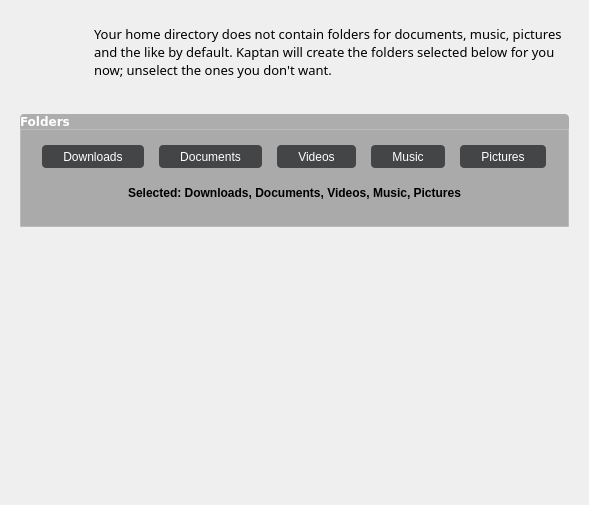
<?xml version="1.0" encoding="UTF-8"?>
<ui version="4.0">
 <class>folderWidget</class>
 <widget class="QWidget" name="folderWidget">
  <property name="geometry">
   <rect>
    <x>0</x>
    <y>0</y>
    <width>589</width>
    <height>505</height>
   </rect>
  </property>
  <property name="windowTitle">
   <string>Home Folder</string>
  </property>
  <property name="styleSheet">
   <string notr="true"/>
  </property>
  <layout class="QGridLayout" name="gridLayout">
   <property name="margin">
    <number>20</number>
   </property>
   <property name="spacing">
    <number>0</number>
   </property>
   <item row="3" column="0">
    <layout class="QVBoxLayout" name="verticalLayout_3">
     <item>
      <widget class="QGroupBox" name="groupBoxFolders">
       <property name="sizePolicy">
        <sizepolicy hsizetype="Expanding" vsizetype="Preferred">
         <horstretch>0</horstretch>
         <verstretch>0</verstretch>
        </sizepolicy>
       </property>
       <property name="font">
        <font>
         <family>Sans Serif</family>
         <pointsize>10</pointsize>
         <weight>75</weight>
         <bold>true</bold>
        </font>
       </property>
       <property name="autoFillBackground">
        <bool>false</bool>
       </property>
       <property name="styleSheet">
        <string notr="true">#groupBoxFolders{
    background-color: rgb(170, 170, 170);
    border: 1px solid rgba(255,255,255,50);
}

QTextEdit{
    background-color: rgb(170, 170, 170);
    color: rgb(0,0,0);
    border: 0px;
}

QToolButton{
	padding: 3px 10px 3px 10px;
	color: white;
	border:0px;
	border-radius:4px;
	background-color: rgb(68, 69, 70);
}

QToolButton::flat{
	border:1px solid  rgb(68, 69, 70);
	border-radius:4px;
	background-color: rgb(68, 69, 70);
}

QToolButton::flat:hover{
	border:1px solid rgba(0, 0, 0, 100);
	border-radius:4px;
	background-color: rgb(0, 172, 255);
}

QToolButton::flat:pressed{
	border:1px solid rgba(0, 0, 0, 100);
	border-radius:4px;
	background-color: rgb(106, 114, 128);
}</string>
       </property>
       <property name="title">
        <string/>
       </property>
       <property name="flat">
        <bool>true</bool>
       </property>
       <layout class="QVBoxLayout" name="verticalLayout">
        <property name="margin">
         <number>10</number>
        </property>
        <item>
         <layout class="QHBoxLayout" name="horizontalLayout_3">
          <item>
           <widget class="QToolButton" name="downloadFolderButton">
            <property name="text">
             <string>  Downloads  </string>
            </property>
            <property name="icon">
             <iconset theme="folder-downloads">
              <normaloff/>
             </iconset>
            </property>
            <property name="iconSize">
             <size>
              <width>64</width>
              <height>64</height>
             </size>
            </property>
            <property name="checkable">
             <bool>true</bool>
            </property>
            <property name="toolButtonStyle">
             <enum>Qt::ToolButtonTextUnderIcon</enum>
            </property>
            <property name="autoRaise">
             <bool>true</bool>
            </property>
           </widget>
          </item>
          <item>
           <widget class="QToolButton" name="documentsFolderButton">
            <property name="text">
             <string>  Documents  </string>
            </property>
            <property name="icon">
             <iconset theme="folder-documents">
              <normaloff/>
             </iconset>
            </property>
            <property name="iconSize">
             <size>
              <width>64</width>
              <height>64</height>
             </size>
            </property>
            <property name="checkable">
             <bool>true</bool>
            </property>
            <property name="toolButtonStyle">
             <enum>Qt::ToolButtonTextUnderIcon</enum>
            </property>
            <property name="autoRaise">
             <bool>true</bool>
            </property>
           </widget>
          </item>
          <item>
           <widget class="QToolButton" name="videoFolderButton">
            <property name="text">
             <string>  Videos  </string>
            </property>
            <property name="icon">
             <iconset theme="folder-video">
              <normaloff/>
             </iconset>
            </property>
            <property name="iconSize">
             <size>
              <width>64</width>
              <height>64</height>
             </size>
            </property>
            <property name="checkable">
             <bool>true</bool>
            </property>
            <property name="toolButtonStyle">
             <enum>Qt::ToolButtonTextUnderIcon</enum>
            </property>
            <property name="autoRaise">
             <bool>true</bool>
            </property>
           </widget>
          </item>
          <item>
           <widget class="QToolButton" name="musicFolderButton">
            <property name="text">
             <string>  Music  </string>
            </property>
            <property name="icon">
             <iconset theme="folder-sound">
              <normaloff/>
             </iconset>
            </property>
            <property name="iconSize">
             <size>
              <width>64</width>
              <height>64</height>
             </size>
            </property>
            <property name="checkable">
             <bool>true</bool>
            </property>
            <property name="toolButtonStyle">
             <enum>Qt::ToolButtonTextUnderIcon</enum>
            </property>
            <property name="autoRaise">
             <bool>true</bool>
            </property>
           </widget>
          </item>
          <item>
           <widget class="QToolButton" name="pictureFolderButton">
            <property name="text">
             <string>  Pictures  </string>
            </property>
            <property name="icon">
             <iconset theme="folder-image">
              <normaloff/>
             </iconset>
            </property>
            <property name="iconSize">
             <size>
              <width>64</width>
              <height>64</height>
             </size>
            </property>
            <property name="checkable">
             <bool>true</bool>
            </property>
            <property name="popupMode">
             <enum>QToolButton::DelayedPopup</enum>
            </property>
            <property name="toolButtonStyle">
             <enum>Qt::ToolButtonTextUnderIcon</enum>
            </property>
            <property name="autoRaise">
             <bool>false</bool>
            </property>
           </widget>
          </item>
         </layout>
        </item>
        <item>
         <spacer name="verticalSpacer">
          <property name="orientation">
           <enum>Qt::Vertical</enum>
          </property>
          <property name="sizeType">
           <enum>QSizePolicy::Minimum</enum>
          </property>
          <property name="sizeHint" stdset="0">
           <size>
            <width>20</width>
            <height>8</height>
           </size>
          </property>
         </spacer>
        </item>
        <item>
         <widget class="QTextEdit" name="textEdit">
          <property name="sizePolicy">
           <sizepolicy hsizetype="Expanding" vsizetype="Minimum">
            <horstretch>0</horstretch>
            <verstretch>0</verstretch>
           </sizepolicy>
          </property>
          <property name="minimumSize">
           <size>
            <width>0</width>
            <height>32</height>
           </size>
          </property>
          <property name="maximumSize">
           <size>
            <width>16777215</width>
            <height>32</height>
           </size>
          </property>
          <property name="html">
           <string>&lt;!DOCTYPE HTML PUBLIC &quot;-//W3C//DTD HTML 4.0//EN&quot; &quot;http://www.w3.org/TR/REC-html40/strict.dtd&quot;&gt;
&lt;html&gt;&lt;head&gt;&lt;meta name=&quot;qrichtext&quot; content=&quot;1&quot; /&gt;&lt;style type=&quot;text/css&quot;&gt;
p, li { white-space: pre-wrap; }
&lt;/style&gt;&lt;/head&gt;&lt;body style=&quot; font-family:'DejaVu Sans'; font-size:9pt; font-weight:400; font-style:normal;&quot;&gt;
&lt;p align=&quot;center&quot; style=&quot; margin-top:0px; margin-bottom:0px; margin-left:0px; margin-right:0px; -qt-block-indent:0; text-indent:0px;&quot;&gt;&lt;span style=&quot; font-weight:600;&quot;&gt;Selected: Downloads, Documents, Videos, Music, Pictures&lt;/span&gt;&lt;/p&gt;&lt;/body&gt;&lt;/html&gt;</string>
          </property>
          <property name="textInteractionFlags">
           <set>Qt::NoTextInteraction</set>
          </property>
         </widget>
        </item>
       </layout>
      </widget>
     </item>
    </layout>
   </item>
   <item row="0" column="0">
    <layout class="QHBoxLayout" name="horizontalLayout_2">
     <property name="spacing">
      <number>0</number>
     </property>
     <item>
      <widget class="QLabel" name="screen_icon">
       <property name="minimumSize">
        <size>
         <width>64</width>
         <height>64</height>
        </size>
       </property>
       <property name="maximumSize">
        <size>
         <width>64</width>
         <height>64</height>
        </size>
       </property>
       <property name="sizeIncrement">
        <size>
         <width>0</width>
         <height>0</height>
        </size>
       </property>
       <property name="text">
        <string/>
       </property>
       <property name="pixmap">
        <pixmap resource="../data/kaptan.qrc">:/raw/pixmap/folders.png</pixmap>
       </property>
      </widget>
     </item>
     <item>
      <widget class="QLabel" name="description">
       <property name="minimumSize">
        <size>
         <width>300</width>
         <height>0</height>
        </size>
       </property>
       <property name="font">
        <font>
         <family>Sans Serif</family>
         <pointsize>10</pointsize>
        </font>
       </property>
       <property name="styleSheet">
        <string notr="true"/>
       </property>
       <property name="frameShadow">
        <enum>QFrame::Raised</enum>
       </property>
       <property name="text">
        <string>&lt;html&gt;&lt;head/&gt;&lt;body&gt;&lt;p&gt;Your home directory does not contain folders for documents, music, pictures and the like by default. Kaptan will create the folders selected below for you now; unselect the ones you don't want.&lt;/p&gt;&lt;/body&gt;&lt;/html&gt;</string>
       </property>
       <property name="wordWrap">
        <bool>true</bool>
       </property>
       <property name="indent">
        <number>10</number>
       </property>
      </widget>
     </item>
    </layout>
   </item>
   <item row="1" column="0">
    <spacer name="verticalSpacer_6">
     <property name="orientation">
      <enum>Qt::Vertical</enum>
     </property>
     <property name="sizeType">
      <enum>QSizePolicy::Fixed</enum>
     </property>
     <property name="sizeHint" stdset="0">
      <size>
       <width>20</width>
       <height>30</height>
      </size>
     </property>
    </spacer>
   </item>
   <item row="4" column="0">
    <spacer name="verticalSpacer_8">
     <property name="orientation">
      <enum>Qt::Vertical</enum>
     </property>
     <property name="sizeType">
      <enum>QSizePolicy::Expanding</enum>
     </property>
     <property name="sizeHint" stdset="0">
      <size>
       <width>20</width>
       <height>0</height>
      </size>
     </property>
    </spacer>
   </item>
   <item row="2" column="0">
    <widget class="QLabel" name="label">
     <property name="font">
      <font>
       <family>DejaVu Sans</family>
       <pointsize>9</pointsize>
       <weight>75</weight>
       <bold>true</bold>
       <underline>false</underline>
      </font>
     </property>
     <property name="styleSheet">
      <string notr="true">background-color: rgba(0, 0, 0, 70);
color:white;
border-top-left-radius: 4px;
border-top-right-radius: 4px;</string>
     </property>
     <property name="text">
      <string>Folders</string>
     </property>
     <property name="margin">
      <number>5</number>
     </property>
    </widget>
   </item>
  </layout>
 </widget>
 <resources>
  <include location="../data/kaptan.qrc"/>
  <include location="../../../../.designer/data/kaptan.qrc"/>
 </resources>
 <connections/>
</ui>
